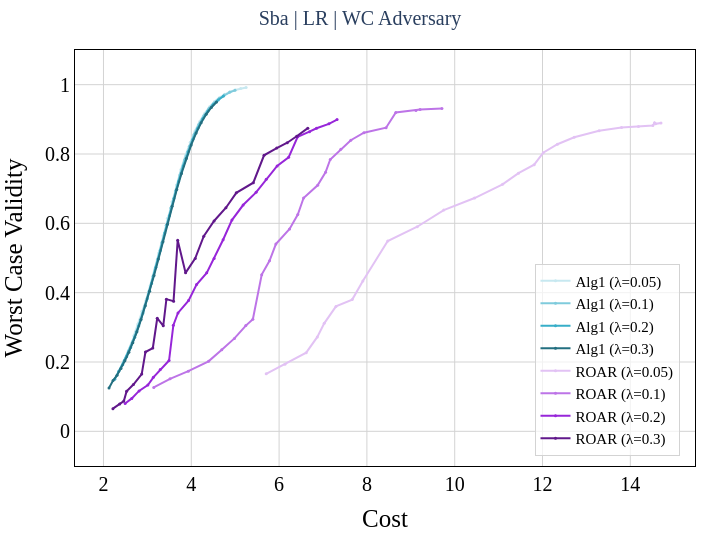

Here is the notebook cell this chart was saved with:
### Code cell
data_map = {'synthetic': 'Synthetic', 'sba': 'Small Business Administration', 'german': 'German', 'income': 'ACS Income'}
model_map = {'lr': 'Logistic Regression', 'nn': 'Neural Network'}

# colors = ['#1f77b4', '#17becf', '#9467bd', '#e377c2', '#2ca02c'] # Synthesis
colors = ['#C7E8F0', "#7FCBDC", "#37AEC8", '#236F80', '#E2C2F4', "#BD74E7", "#9726D9", "#61188B"] # Synthesis
# colors = ['#17becf', '#e377c2', '#2ca02c'] # German
# colors = ['#17becf', '#9467bd', '#e377c2', '#2ca02c'] # SBA

nc = len(colors)
font_family = 'Times New Roman'
font_color = 'black'
width, height = 720, 540

symbols = ['x' for _ in range(len(lambdas))] + ['circle']
size = [7 for _ in range(len(lambdas))] + [5]

fig = go.Figure()
c = 0
for i, alg in enumerate(params["algorithms"]):
    for lamb in lambdas:
        df_alg = df_results_avg.copy()
        df_alg = df_alg[(df_alg['algorithm']==alg) & (df_alg['lambda']==lamb)]
        # df_alg = df_results[(df_results['algorithm'] == alg) & (df_results['lambda']==lamb) & (df_results['alpha']<=0.2)].sort_values(['Cost'], ascending=True).copy().reset_index(drop=True)
        # x, y, mask = find_pareto(df_alg['Cost'], df_alg['Worst Case Validity'], return_index=True)
        # df_alg = pd.DataFrame({'Algorithm': [f"{alg}_(λ={lamb})" for _ in range(len(x))], 'Cost': x, 'Worst Case Validity': y, 'alpha': df_alg['alpha'][mask]})
        x, y = df_alg['Cost'], df_alg['Worst Case Validity']
        df_alg = pd.DataFrame({'Algorithm': [f"{alg}_(λ={lamb})" for _ in range(len(x))], 'Cost': x, 'Worst Case Validity': y, 'alpha': df_alg['alpha']})

        fig.add_trace(go.Scatter(
            x = df_alg['Cost'],
            y = df_alg['Worst Case Validity'],
            marker = dict(color=colors[c], size=3),
            mode = 'lines+markers' if alg != 'wachter' else 'markers',
            name = f"{alg} (λ={lamb})",
            showlegend=True,
            customdata=df_alg['alpha'],
            hovertemplate='Cost: %{x}<br>Validity: %{y}<br>alpha: %{customdata}'
        ))
        c+=1

fig.update_xaxes(
    title=dict(
        text='Cost',
        font=dict(
            family=font_family,
            color=font_color,
            size=25
        )
        ), 
    showline=True, 
    mirror=True,
    linecolor='black', 
    gridcolor='lightgrey', 
    zerolinewidth=1,
    zerolinecolor='lightgrey',
    )


fig.update_yaxes(
    title=dict(
        text='Worst Case Validity',
        font=dict(
            family=font_family,
            color=font_color,
            size=25
        ), 
        ), 
    showline=True, 
    mirror=True,
    linecolor='black', 
    gridcolor='lightgrey',
    zerolinewidth=1,
    zerolinecolor='lightgrey',
    )


fig.update_layout(
    width=width,
    height=height,
    plot_bgcolor='white',
    paper_bgcolor='white',
    margin=dict(t=50,b=25,l=25,r=25),
    title =dict(
        # text=f"{params['data'].capitalize()} | {params['base_model'].upper()} | Average Adversary", 
        text=f"{params['data'].capitalize()} | {params['base_model'].upper()} | WC Adversary", 
        x= 0.5, 
        font=dict(family=font_family, size=20)
        ),
    legend=dict(
        x=0.975, 
        y=0.025, 
        orientation='v',
        xanchor='right',
        font=dict(
            family=font_family,
            color=font_color,
            size=15
            ), 
        bgcolor='rgba(255, 255, 255, 0.7)',
        bordercolor='lightgrey',
        borderwidth=1,
        entrywidth=100.5,
        ),
    xaxis=dict(
        tickfont=dict(
            family=font_family,
            color=font_color,
            size=20,
        ),
    ),
    yaxis=dict(
        tickfont=dict(
            family=font_family,
            color=font_color,
            size=20
        ),
        range=[-0.1,1.1],
    )
)

print(f'{params["data"]}  |  {params["base_model"].upper()}')
fig.show()

### Figure 1 — Plotly figure (JSON) as saved in the notebook; plotly's stock layout.template omitted (floating-point values rounded to 4 significant figures)
{"data": [{"customdata": [0.02, 0.04, 0.06, 0.08, 0.1, 0.12, 0.14, 0.16, 0.18, 0.2, 0.22, 0.24, 0.26, 0.28, 0.3, 0.32, 0.34, 0.36, 0.38, 0.4, 0.42, 0.44, 0.46, 0.48, 0.5], "hovertemplate": "Cost: %{x}<br>Validity: %{y}<br>alpha: %{customdata}", "marker": {"color": "#C7E8F0", "size": 3}, "mode": "lines+markers", "name": "Alg1 (λ=0.05)", "showlegend": true, "type": "scatter", "x": [2.69, 2.782, 2.874, 2.968, 3.063, 3.16, 3.257, 3.356, 3.456, 3.557, 3.66, 3.764, 3.869, 3.976, 4.084, 4.193, 4.304, 4.417, 4.531, 4.646, 4.763, 4.882, 5.003, 5.125, 5.249], "y": [0.2754, 0.3093, 0.3465, 0.3777, 0.4204, 0.466, 0.5141, 0.5639, 0.6144, 0.6624, 0.7103, 0.7553, 0.7967, 0.8339, 0.8665, 0.894, 0.9171, 0.936, 0.9512, 0.9631, 0.9724, 0.9795, 0.9848, 0.9889, 0.9919]}, {"customdata": [0.02, 0.04, 0.06, 0.08, 0.1, 0.12, 0.14, 0.16, 0.18, 0.2, 0.22, 0.24, 0.26, 0.28, 0.3, 0.32, 0.34, 0.36, 0.38, 0.4, 0.42, 0.44, 0.46, 0.48, 0.5], "hovertemplate": "Cost: %{x}<br>Validity: %{y}<br>alpha: %{customdata}", "marker": {"color": "#7FCBDC", "size": 3}, "mode": "lines+markers", "name": "Alg1 (λ=0.1)", "showlegend": true, "type": "scatter", "x": [2.475, 2.566, 2.657, 2.749, 2.843, 2.937, 3.033, 3.13, 3.229, 3.329, 3.43, 3.532, 3.636, 3.741, 3.847, 3.955, 4.064, 4.175, 4.288, 4.401, 4.517, 4.634, 4.752, 4.873, 4.995], "y": [0.2054, 0.2317, 0.2578, 0.2873, 0.322, 0.3604, 0.4023, 0.4477, 0.4958, 0.5441, 0.5945, 0.6446, 0.6933, 0.7397, 0.7829, 0.822, 0.8562, 0.8857, 0.9105, 0.9309, 0.9473, 0.9602, 0.9702, 0.9779, 0.9837]}, {"customdata": [0.02, 0.04, 0.06, 0.08, 0.1, 0.12, 0.14, 0.16, 0.18, 0.2, 0.22, 0.24, 0.26, 0.28, 0.3, 0.32, 0.34, 0.36, 0.38, 0.4, 0.42, 0.44, 0.46, 0.48, 0.5], "hovertemplate": "Cost: %{x}<br>Validity: %{y}<br>alpha: %{customdata}", "marker": {"color": "#37AEC8", "size": 3}, "mode": "lines+markers", "name": "Alg1 (λ=0.2)", "showlegend": true, "type": "scatter", "x": [2.257, 2.348, 2.439, 2.529, 2.619, 2.711, 2.805, 2.9, 2.996, 3.095, 3.194, 3.295, 3.397, 3.5, 3.605, 3.711, 3.818, 3.928, 4.038, 4.15, 4.264, 4.379, 4.495, 4.614, 4.734], "y": [0.1502, 0.1732, 0.1922, 0.2155, 0.2418, 0.2712, 0.3043, 0.3414, 0.3823, 0.4262, 0.473, 0.5219, 0.5719, 0.6221, 0.6718, 0.7208, 0.7653, 0.8062, 0.8428, 0.8746, 0.9016, 0.9238, 0.9418, 0.956, 0.9671]}, {"customdata": [0.02, 0.04, 0.06, 0.08, 0.1, 0.12, 0.14, 0.16, 0.18, 0.2, 0.22, 0.24, 0.26, 0.28, 0.3, 0.32, 0.34, 0.36, 0.38, 0.4, 0.42, 0.44, 0.46, 0.48, 0.5], "hovertemplate": "Cost: %{x}<br>Validity: %{y}<br>alpha: %{customdata}", "marker": {"color": "#236F80", "size": 3}, "mode": "lines+markers", "name": "Alg1 (λ=0.3)", "showlegend": true, "type": "scatter", "x": [2.126, 2.218, 2.309, 2.399, 2.488, 2.578, 2.669, 2.762, 2.856, 2.953, 3.051, 3.151, 3.252, 3.354, 3.458, 3.563, 3.669, 3.777, 3.886, 3.997, 4.11, 4.224, 4.339, 4.456, 4.575], "y": [0.1249, 0.1463, 0.1616, 0.1815, 0.2034, 0.2283, 0.2559, 0.2871, 0.3224, 0.3621, 0.4043, 0.4498, 0.4974, 0.5468, 0.5971, 0.6494, 0.6977, 0.744, 0.787, 0.8261, 0.8604, 0.8898, 0.9143, 0.9343, 0.9502]}, {"customdata": [0.02, 0.04, 0.06, 0.08, 0.1, 0.12, 0.14, 0.16, 0.18, 0.2, 0.22, 0.24, 0.26, 0.28, 0.3, 0.32, 0.34, 0.36, 0.38, 0.4, 0.42, 0.44, 0.46, 0.48, 0.5], "hovertemplate": "Cost: %{x}<br>Validity: %{y}<br>alpha: %{customdata}", "marker": {"color": "#E2C2F4", "size": 3}, "mode": "lines+markers", "name": "ROAR (λ=0.05)", "showlegend": true, "type": "scatter", "x": [5.706, 6.134, 6.618, 6.871, 7.028, 7.295, 7.666, 7.908, 8.474, 9.147, 9.751, 10.45, 11.09, 11.45, 11.81, 12.02, 12.34, 12.72, 13.29, 13.8, 14.19, 14.51, 14.55, 14.58, 14.7], "y": [0.1661, 0.1935, 0.2269, 0.2723, 0.3115, 0.3604, 0.38, 0.4336, 0.5488, 0.5902, 0.6381, 0.673, 0.7127, 0.7446, 0.7693, 0.8037, 0.8282, 0.8483, 0.867, 0.8762, 0.8794, 0.882, 0.8899, 0.8871, 0.8895]}, {"customdata": [0.02, 0.04, 0.06, 0.08, 0.1, 0.12, 0.14, 0.16, 0.18, 0.2, 0.22, 0.24, 0.26, 0.28, 0.3, 0.32, 0.34, 0.36, 0.38, 0.4, 0.42, 0.44, 0.46, 0.48, 0.5], "hovertemplate": "Cost: %{x}<br>Validity: %{y}<br>alpha: %{customdata}", "marker": {"color": "#BD74E7", "size": 3}, "mode": "lines+markers", "name": "ROAR (λ=0.1)", "showlegend": true, "type": "scatter", "x": [3.145, 3.516, 3.932, 4.393, 4.694, 4.982, 5.242, 5.403, 5.604, 5.782, 5.927, 6.239, 6.426, 6.557, 6.878, 7.058, 7.165, 7.405, 7.633, 7.932, 8.437, 8.658, 9.117, 9.211, 9.709], "y": [0.1266, 0.1515, 0.1736, 0.2019, 0.2351, 0.2681, 0.3049, 0.3232, 0.452, 0.4918, 0.54, 0.5838, 0.6254, 0.6731, 0.7099, 0.7474, 0.7843, 0.8134, 0.8397, 0.8616, 0.8759, 0.9196, 0.9255, 0.9284, 0.9314]}, {"customdata": [0.02, 0.04, 0.06, 0.08, 0.1, 0.12, 0.14, 0.16, 0.18, 0.2, 0.22, 0.24, 0.26, 0.28, 0.3, 0.32, 0.34, 0.36, 0.38, 0.4, 0.42, 0.44, 0.46, 0.48, 0.5], "hovertemplate": "Cost: %{x}<br>Validity: %{y}<br>alpha: %{customdata}", "marker": {"color": "#9726D9", "size": 3}, "mode": "lines+markers", "name": "ROAR (λ=0.2)", "showlegend": true, "type": "scatter", "x": [2.493, 2.645, 2.81, 3.011, 3.136, 3.293, 3.493, 3.591, 3.697, 3.937, 4.12, 4.351, 4.52, 4.725, 4.925, 5.181, 5.476, 5.707, 5.956, 6.217, 6.423, 6.692, 6.853, 7.135, 7.321], "y": [0.08042, 0.09507, 0.1166, 0.1338, 0.1558, 0.178, 0.2043, 0.3063, 0.3415, 0.3772, 0.4233, 0.4572, 0.4987, 0.5526, 0.6094, 0.6528, 0.6894, 0.7271, 0.7656, 0.7903, 0.8494, 0.8644, 0.8742, 0.887, 0.8993]}, {"customdata": [0.02, 0.04, 0.06, 0.08, 0.1, 0.12, 0.14, 0.16, 0.18, 0.2, 0.22, 0.24, 0.26, 0.28, 0.3, 0.32, 0.34, 0.36, 0.38, 0.4, 0.42, 0.44, 0.46, 0.48, 0.5], "hovertemplate": "Cost: %{x}<br>Validity: %{y}<br>alpha: %{customdata}", "marker": {"color": "#61188B", "size": 3}, "mode": "lines+markers", "name": "ROAR (λ=0.3)", "showlegend": true, "type": "scatter", "x": [2.215, 2.368, 2.463, 2.526, 2.682, 2.871, 2.956, 3.124, 3.224, 3.362, 3.433, 3.596, 3.69, 3.87, 4.089, 4.284, 4.518, 4.789, 5.025, 5.413, 5.657, 5.946, 6.186, 6.401, 6.654], "y": [0.06537, 0.07855, 0.0872, 0.1153, 0.135, 0.1652, 0.2288, 0.2403, 0.3263, 0.3044, 0.3813, 0.3756, 0.551, 0.4571, 0.4989, 0.563, 0.6068, 0.645, 0.688, 0.7171, 0.7963, 0.8173, 0.8325, 0.8511, 0.8745]}], "layout": {"height": 540, "legend": {"bgcolor": "rgba(255, 255, 255, 0.7)", "bordercolor": "lightgrey", "borderwidth": 1, "entrywidth": 100.5, "font": {"color": "black", "family": "Times New Roman", "size": 15}, "orientation": "v", "x": 0.975, "xanchor": "right", "y": 0.025}, "margin": {"b": 25, "l": 25, "r": 25, "t": 50}, "paper_bgcolor": "white", "plot_bgcolor": "white", "title": {"font": {"family": "Times New Roman", "size": 20}, "text": "Sba | LR | WC Adversary", "x": 0.5}, "width": 720, "xaxis": {"gridcolor": "lightgrey", "linecolor": "black", "mirror": true, "showline": true, "tickfont": {"color": "black", "family": "Times New Roman", "size": 20}, "title": {"font": {"color": "black", "family": "Times New Roman", "size": 25}, "text": "Cost"}, "zerolinecolor": "lightgrey", "zerolinewidth": 1}, "yaxis": {"gridcolor": "lightgrey", "linecolor": "black", "mirror": true, "range": [-0.1, 1.1], "showline": true, "tickfont": {"color": "black", "family": "Times New Roman", "size": 20}, "title": {"font": {"color": "black", "family": "Times New Roman", "size": 25}, "text": "Worst Case Validity"}, "zerolinecolor": "lightgrey", "zerolinewidth": 1}}}
